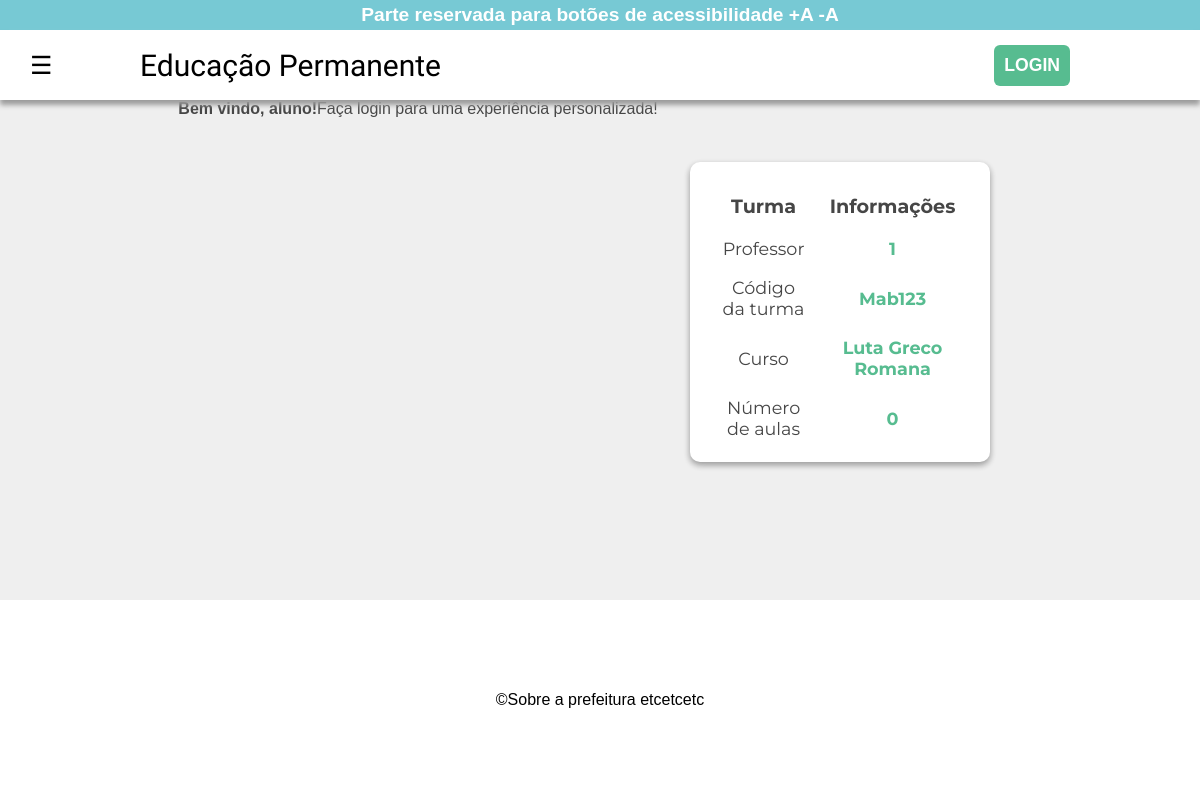
The app's page /listaturma, older data.
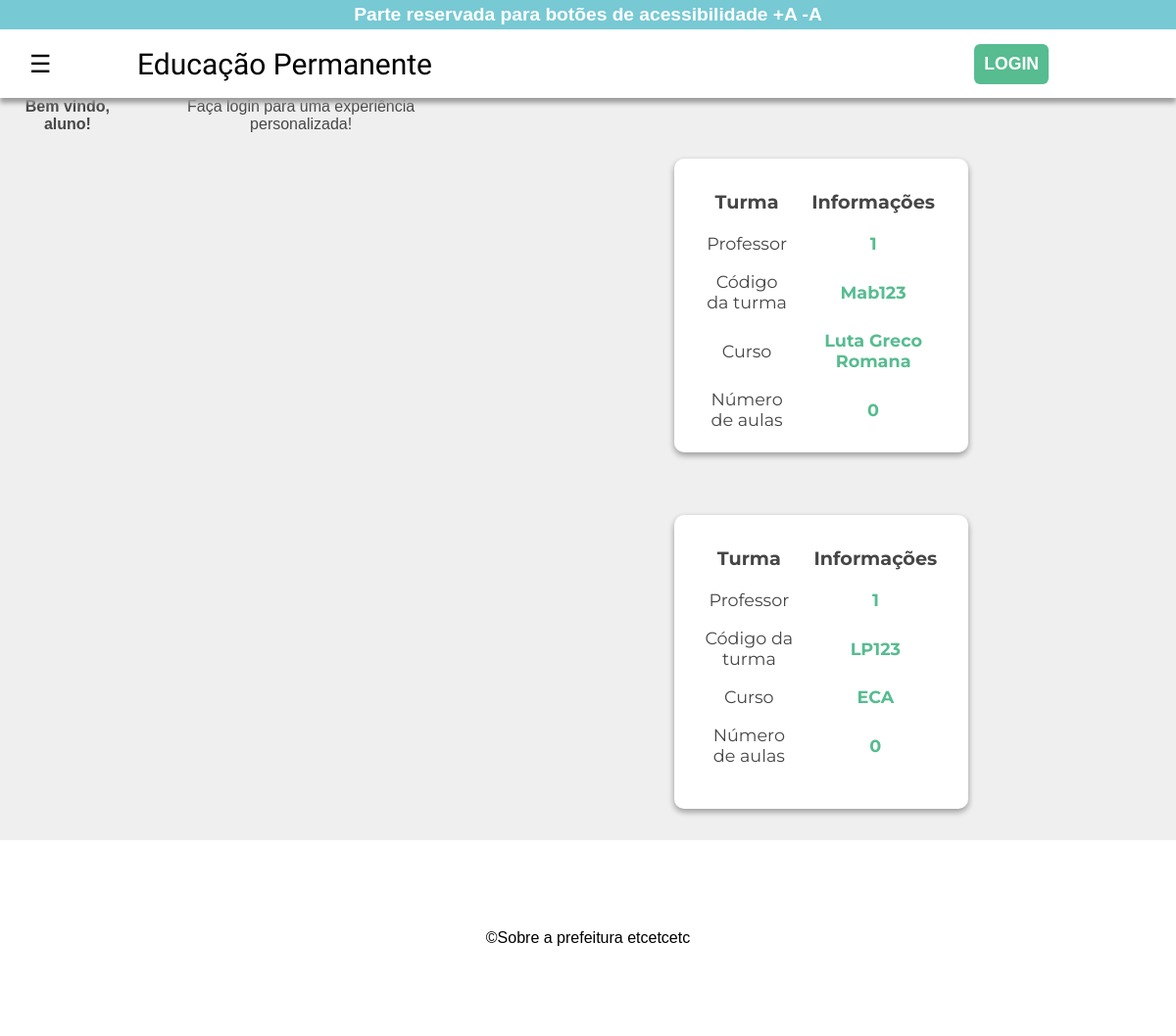
The same page, newer data.
### tables this page shows
CREATE TABLE turma(
id_turma INTEGER PRIMARY KEY AUTOINCREMENT,
turma_id_professor INTEGER NOT NULL,
codigo VARCHAR(50) NOT NULL,
curso VARCHAR(50) NOT NULL,
aulas INTEGER DEFAULT '0' NOT NULL,
FOREIGN KEY (turma_id_professor) REFERENCES user(id)
);

### pref.py (the view)
@app.route("/listaturma")
def listarturma():
    banco = Banco()
    return render_template('listaturma.html', eventos = banco.listarTurma())

### db_create.py (called while the page is built)
    def listarTurma(self):
        with sqlite3.connect('db1.db') as connection:
            cursor = connection.cursor()
            lista = ("SELECT * FROM turma")
            result = cursor.execute(lista).fetchall()
        return result

### templates/listaturma.html (shortened to what this page needs)
{% extends "base/base.html" %}
{% block content %}
{% if not session['logged_in'] %}
    <strong>Bem vindo, aluno!</strong> Faça login para uma experiência personalizada!
{% endif %}
    <div class="card-container">
        {% for evento in eventos %}
        <div class="card">
            <table class="card-list">
                <tr>
                    <th>Turma</th>
                    <th>Informações</th>
                </tr>
                    <tr>
                        <td class="name">Professor</td>
                        <td class="value">{{evento[1]}}</td>
                    </tr>
                    <tr>
                        <td class="name">Código da turma</td>
                        <td class="value">{{evento[2]}}</td>
                    </tr>
                    <tr>
                        <td class="name">Curso</td>
                        <td class="value">{{evento[3]}}</td>
                    </tr>
                    <tr>
                        <td class="name">Número de aulas</td>
                        <td class="value">{{evento[4]}}</td>
                    </tr>
            </table>
        </div>
        {% endfor %}
    </div>
{% endblock %}

### templates/base/base.html (shortened to what this page needs)
<!DOCTYPE html>
<html lang="pt-br">
<head>
  <link rel="stylesheet" href="../../static/css/main.css">
</head>
<body>
  <div class="grid-container">
    <div class="acessibility">
      Parte reservada para botões de acessibilidade
      +A -A
    </div>
    <header>
      <span class="openbtn" onclick="openNav()">&#9776;</span>
      <div class="logo"><a href="/">Educação Permanente</a></div>
      {% if not session['logged_in'] %}
      <a href="/" title="Login" class="button login">LOGIN</a>
      {% endif %}
    </header>
    <main class="main">
      {% block content %}{% endblock %}
    </main>
    <footer>&copy;Sobre a prefeitura etcetcetc</footer>
  </div>
</body>
</html>

### static/css/main.css (style rules this page uses)
:root { --margin-cards: 30px; --main-background-color: #efefef; --acessibility-color: #77c9d4; --elements-color: #57bc90; --elements-second-color: #cd5360; --full-navbar-color: rgba(73, 73, 73, 0.8); --desktop-navbar-color: #4dc6f6; }
* { box-sizing: border-box; padding: 0; margin: 0; }
body { font-family: Arial, Helvetica, sans-serif; }
.grid-container { display: grid; grid-template-columns: 1fr; grid-template-rows: 30px 70px 1fr 200px; grid-template-areas: "acessibility" "header" "main" "footer"; height: 100vh; }
.acessibility { grid-area: acessibility; display: flex; align-items: center; justify-content: center; background-color: var(--acessibility-color); text-align: center; color: #fff; font-weight: bold; font-size: 1.2em; }
header { grid-area: header; display: flex; justify-content: space-between; align-items: center; padding: 30px 10%; z-index: 1000; -webkit-box-shadow: 0px 5px 5px 0px rgb(156, 156, 156); -moz-box-shadow: 0px 5px 5px 0px rgba(156, 156, 156, 1); box-shadow: 0px 5px 5px 0px rgba(156, 156, 156, 1); }
li, a { font-weight: 500; font-size: 16px; color: #5d5d5d; text-decoration: none; }
.main { grid-area: main; background-color: var(--main-background-color); color: #464646; display: flex; justify-content: center; text-align: center; }
footer { grid-area: footer; display: flex; justify-content: center; align-items: center; }
header, footer { background-color: #fff; }
.logo a { font-family: 'Kaushan Script', cursive; color: #000; font-size: 30px; margin-left: 20px; cursor: pointer; }
.openbtn { z-index: 1; font-size: 25px; cursor: pointer; position: absolute; left: 30px; display: flex; align-items: center; }
.button.login { text-decoration: none; text-transform: uppercase; font-weight: bold; font-size: 1.1em; border: none; margin: 10px; padding: 10px; color: #fff; background-color: var(--elements-color); border-radius: 6px; transition: all 0.3s ease 0s; }
.card-container { margin-top: var(--margin-cards); display: flex; justify-content: center; flex-wrap: wrap; }
.card { position: relative; background: #fff; border-radius: 10px; height: 300px; width: 300px; box-shadow: 0 3px 6px rgba(0,0,0,0.16), 0 3px 6px rgba(0,0,0,0.23); transition: all 0.6s cubic-bezier(.25, .8, .25, 1); margin: 2rem; }
.card-list { font-family: 'Montserrat', sans-serif; padding: 20px; }
.card-list tr th { padding: 10px; font-size: 1.2em; }
.card-list tr td { font-size: 1.1em; padding: 8px; }
.card-list .value { color: var(--elements-color); font-weight: 700; }

Row changes from the older to the newer data that the page shows:
added turma: turma_id_professor "1", codigo "LP123", curso "ECA", aulas "0"
